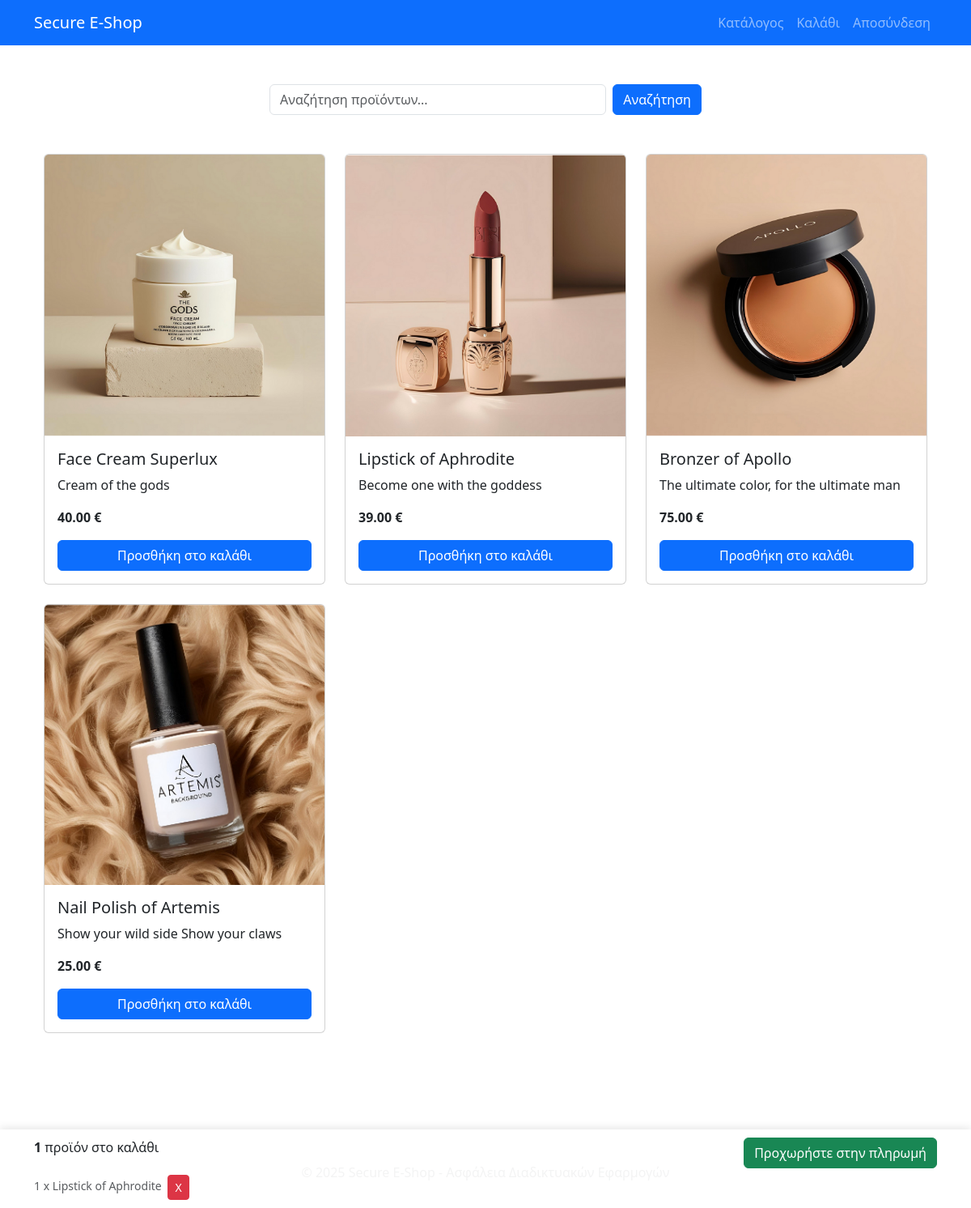
The app's page / (signed in) with its own data.
### eshop/models.py (models this page shows, shortened)
class Product(models.Model):
    name = models.CharField(max_length=200)
    description = models.TextField()
    price = models.DecimalField(max_digits=10, decimal_places=2, validators=[MinValueValidator(0)])
    image = models.ImageField(upload_to='products/', null=True, blank=True)
    created_at = models.DateTimeField(auto_now_add=True)
    updated_at = models.DateTimeField(auto_now=True)

class CartItem(models.Model):
    cart = models.ForeignKey(Cart, on_delete=models.CASCADE)
    product = models.ForeignKey(Product, on_delete=models.CASCADE)
    quantity = models.PositiveIntegerField(default=1, validators=[MinValueValidator(1)])
    created_at = models.DateTimeField(auto_now_add=True)
    updated_at = models.DateTimeField(auto_now=True)
    class Meta:
        unique_together = ('cart', 'product')

### eshop/views.py (the view)
# urls.py: path('', views.catalog_view, name='catalog'),
@login_required
def catalog_view(request):
    search_query = request.GET.get('q', '')
    clean_query = bleach.clean(search_query)
    if clean_query:
        products = Product.objects.filter(
            Q(name__icontains=clean_query) |
            Q(description__icontains=clean_query)
        )
        is_search_results = True
    else:
        products = Product.objects.all()
        is_search_results = False
    cart, created = Cart.objects.get_or_create(user=request.user)
    cart_items_count = cart.get_total_items()
    cart_items = cart.cartitem_set.all()
    context = {
        'products': products,
        'search_query': clean_query,
        'is_search_results': is_search_results,
        'cart_items_count': cart_items_count,
        'cart_items': cart_items
    }
    return render(request, 'eshop/catalog.html', context)

### eshop/models.py (called while the page is built)
    def get_total_items(self):
        return sum(item.quantity for item in self.cartitem_set.all())

### eshop/templates/eshop/catalog.html (shortened to what this page needs)
{% extends 'eshop/base.html' %}
{% load static %}
{% block content %}
<div class="container">
    <div class="row mb-4">
        <div class="col-md-6 offset-md-3">
            <form method="GET" action="{% url 'catalog' %}" class="d-flex">
                <input type="text" name="q" class="form-control me-2" placeholder="Αναζήτηση προϊόντων..." value="{{ search_query }}">
                <button type="submit" class="btn btn-primary">Αναζήτηση</button>
            </form>
        </div>
    </div>
    <div class="row mb-5">
        {% if products %}
            {% for product in products %}
                <div class="col-md-4 mb-4">
                    <div class="card product-card">
                        {% if product.image %}
                            <img src="{{ product.image.url }}" class="card-img-top" alt="{{ product.name }}">
                        {% else %}
                            <div class="bg-light text-center py-5">
                                <span class="text-muted">Χωρίς εικόνα</span>
                            </div>
                        {% endif %}
                        <div class="card-body d-flex flex-column">
                            <h5 class="card-title">{{ product.name }}</h5>
                            <p class="card-text">{{ product.description|truncatechars:100 }}</p>
                            <div class="mt-auto">
                                <p class="card-text fw-bold">{{ product.price }} €</p>
                                <button class="btn btn-primary add-to-cart-btn"
                                        data-product-id="{{ product.id }}"
                                        data-product-name="{{ product.name }}"
                                        data-csrf-token="{{ csrf_token }}">
                                    Προσθήκη στο καλάθι
                                </button>
                            </div>
                        </div>
                    </div>
                </div>
            {% endfor %}
        {% else %}
            <div class="col-12">
                <div class="alert alert-warning">
                    Δεν βρέθηκαν προϊόντα{% if is_search_results %} για τον όρο αναζήτησης: "{{ search_query }}"{% endif %}.
                </div>
            </div>
        {% endif %}
    </div>
    <div class="cart-indicator">
        <div class="container">
            <div class="row">
                <div class="col-md-6">
                    <span id="cart-items-count">
                        {% if cart_items_count > 0 %}
                            <strong>{{ cart_items_count }}</strong> προϊόν{{ cart_items_count|pluralize:"α" }} στο καλάθι
                        {% else %}
                            Το καλάθι σας είναι άδειο
                        {% endif %}
                    </span>
                </div>
                <div class="col-md-6 text-end">
                    <a href="{% url 'payment' %}" class="btn btn-success payment-button {% if cart_items_count == 0 %}disabled{% endif %}">
                        Προχωρήστε στην πληρωμή
                    </a>
                </div>
            </div>
            {% if cart_items_count > 0 %}
            <div class="row mt-2">
                <div class="col-12">
                    <div class="small text-muted">
                        {% for item in cart_items %}
                            <span class="me-2">
                                {{ item.quantity }} x {{ item.product.name }}
                                <button class="btn btn-sm btn-danger remove-from-cart-btn ms-1"
                                        data-cart-item-id="{{ item.id }}"
                                        data-csrf-token="{{ csrf_token }}"
                                        title="Αφαίρεση από το καλάθι">
                                    X
                                </button>
                            </span>
                        {% endfor %}
                    </div>
                </div>
            </div>
            {% endif %}
        </div>
    </div>
</div>
{% endblock %}

### eshop/static/css/styles.css (style rules this page uses)
.product-card { height: 100%; transition: transform 0.3s; }
.add-to-cart-btn { width: 100%; }
.cart-indicator { position: fixed; bottom: 0; left: 0; right: 0; background-color: rgba(255, 255, 255, 0.95); padding: 10px 0; box-shadow: 0 -2px 10px rgba(0,0,0,0.1); z-index: 1000; }

### records on screen
Product: image (picture), name "Face Cream Superlux", description "Cream of the gods", price "40.00"
Product: image (picture), name "Lipstick of Aphrodite", description "Become one with the goddess", price "39.00"
Product: image (picture), name "Bronzer of Apollo", description "The ultimate color, for the ultimate man", price "75.00"
Product: image (picture), name "Nail Polish of Artemis", description "Show your wild side Show your claws", price "25.00"
CartItem: quantity "1", product.name "Lipstick of Aphrodite"

### other values on screen
{{ cart_items_count }} "1"
